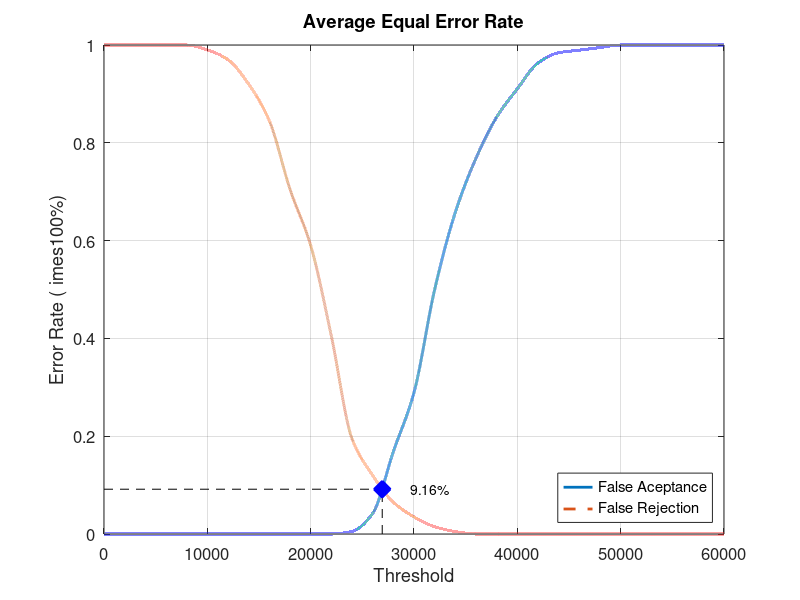
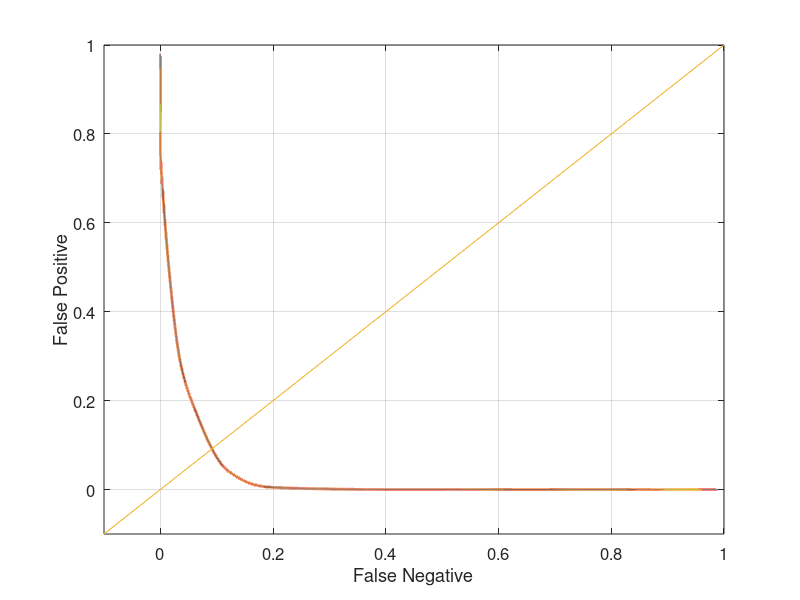

These charts were generated, in order, by the following MATLAB code:
close all;
clear;
clc;
x = 0:2000:60000;
xq = 0:0.5:60000;

y0 = [0 0 0 0 0 0 0 0 0 0 0 0 0.00526316 0.0421053 0.168421 0.289474 0.5 0.657895 0.768421 0.852632 0.910526 0.963158 0.984211 0.989474 0.994737 1 1 1 1 1 1]
yy0 = interp1(x, y0, xq, 'pchip');
y1 = [1 1 1 1 1 0.99 0.97 0.92 0.845 0.705 0.59 0.405 0.195 0.12 0.065 0.035 0.015 0.005 0 0 0 0 0 0 0 0 0 0 0 0 0]
yy1 = interp1(x, y1, xq, 'pchip');

% Calculating EER: 
y2 = abs(y0 - y1);
find(y2 == min(y2))
yy2 = abs(yy0 - yy1);
xEER = find(yy2 == min(yy2));
xEERIndex = xq(xEER) % X-axis EER
yEER = yy0(xEER) % Y-axis EER

main = figure
plot(xq, yy0,'-','LineWidth', 2);	hold on
plot(xq, yy1,'--','LineWidth', 2);	hold on
plot([xEERIndex xEERIndex], [0 yEER], 'k--');	hold on
plot([0 xEERIndex], [yEER yEER], 'k--');	hold on
plot(xEERIndex, yEER, 'bx', 'LineWidth', 10);	hold on
text(xEERIndex + 10 * xEERIndex / 100, yEER, [num2str(round((10000 * yEER)) / 100) '%'])
legend('False Aceptance', 'False Rejection', 'Location', 'SouthEast')
xlabel('Threshold')
ylabel('Error Rate (	imes100%)')
title('Average Equal Error Rate')
set(gca, 'FontSize', 12)
axis([0 60000 0 1])
grid on

print(main, 'Database5_1Main', '-dpng');
FNRxFPR = figure('Color', [1 1 1]);
plot(yy1, yy0, '-', yy1, yy0, 'LineWidth', 2);
hold on
y = -0.1:0.1:1
plot(y, y); 
set(gca, 'FontSize', 12)
xlabel('False Negative')
ylabel('False Positive')
axis([-0.1 1 -0.1 1])
set(gca, 'FontSize', 12)
grid on

print(FNRxFPR, 'Database5_1FNRxFPR','-dpng');
